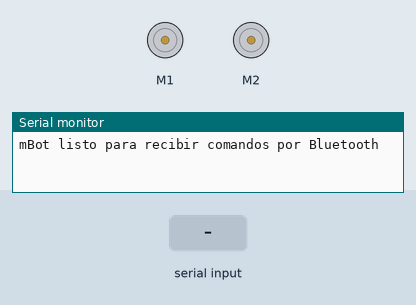
Bench run of a sketch on a simulated Arduino Uno, built with avr-gcc and run on an emulated ATmega328P. On the bench: 2 × DC motor (green arrow = forward, orange = backward, longer = faster), the last lines printed to the serial monitor. The inputs (shaded band) are chosen by the test bench.

Above: at 1.2 s.
1.3 s: "w" received over Serial
At 2.6 s:
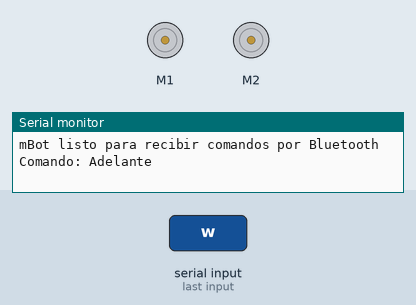
2.9 s: "s" received over Serial
At 3.8 s:
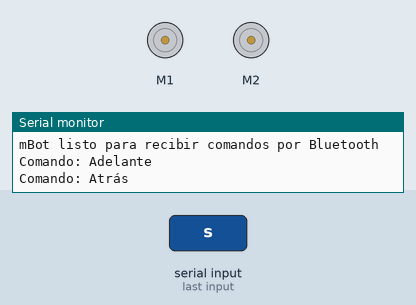
4.5 s: "a" received over Serial
At 4.9 s:
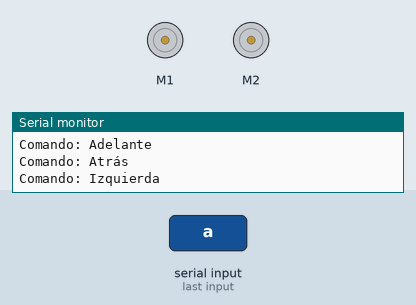
6.0 s: "d" received over Serial
At 7.2 s:
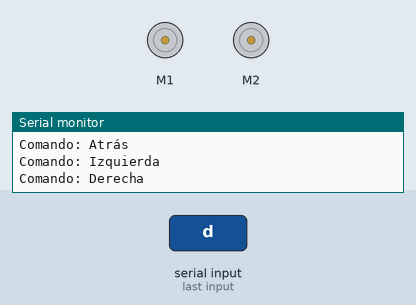
Timing chart, 0 to 8.5 s (numbered marks = the images above; inputs shaded):
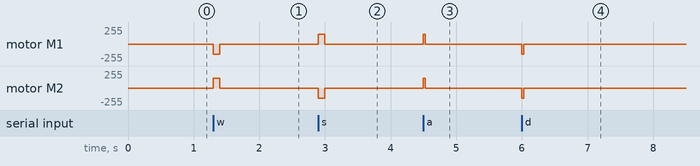

Measured:
- after the input at 1.3 s, motor M1: stopped → backward 150/255 at once, → stopped 0.10 s later; motor M2: stopped → forward 150/255 at once, → stopped 0.10 s later
- after the input at 2.9 s, motor M1: stopped → forward 150/255 at once, → stopped 0.10 s later; motor M2: stopped → backward 150/255 at once, → stopped 0.10 s later
- after the input at 4.5 s, motor M1, motor M2: stopped → forward 150/255 at once, → stopped 0.03 s later
- after the input at 6.0 s, motor M1, motor M2: stopped → backward 150/255 at once, → stopped 0.03 s later

The sketch:

arduinoFinal.ino
```cpp
#include <MeMCore.h>

// Definir motores del mBot
MeDCMotor motorLeft(M1);  // Motor izquierdo
MeDCMotor motorRight(M2); // Motor derecho

// Velocidad base de los motores
int speed = 150;

// Funciones para controlar el movimiento del mBot
void moveForward() {
  motorLeft.run(-speed);
  motorRight.run(speed);
}

void moveBackward() {
  motorLeft.run(speed);
  motorRight.run(-speed);
}

void turnLeft() {
  motorLeft.run(speed);
  motorRight.run(speed);
}

void turnRight() {
  motorLeft.run(-speed);
  motorRight.run(-speed);
}

void stopMotors() {
  motorLeft.run(0);
  motorRight.run(0);
}

// Función para procesar comandos recibidos por Bluetooth
void executeCommand(char command) {
  switch (command) {
    case 'w': // Adelante
      moveForward();
      delay(100);  // Girar durante 1 segundo
      stopMotors(); // Detener motores
      Serial.println("Comando: Adelante");
      break;
    case 's': // Atrás
      moveBackward();
      delay(100);  // Girar durante 1 segundo
      stopMotors(); // Detener motores
      Serial.println("Comando: Atrás");
      break;
    case 'a': // Girar izquierda
      turnLeft();
      delay(30);  // Girar durante 1 segundo
      stopMotors(); // Detener motores
      Serial.println("Comando: Izquierda");
      break;
    case 'd': // Girar derecha
      turnRight();
      delay(30);  // Girar durante 1 segundo
      stopMotors(); // Detener motores
      Serial.println("Comando: Derecha");
      break;
    case 'x': // Detener motores
      stopMotors();
      Serial.println("Comando: Detener");
      break;
    default:
      Serial.println("Comando no reconocido");
      break;
  }
}

void setup() {
  Serial.begin(115200); // Inicializar la comunicación serial
  stopMotors();       // Asegurarse de que los motores estén detenidos al iniciar
  Serial.println("mBot listo para recibir comandos por Bluetooth");
}

void loop() {
  // Leer datos enviados por Bluetooth
  if (Serial.available() > 0) {
    char command = Serial.read(); // Leer un carácter desde el puerto serial
    executeCommand(command);      // Ejecutar el comando recibido
  }
}
```
